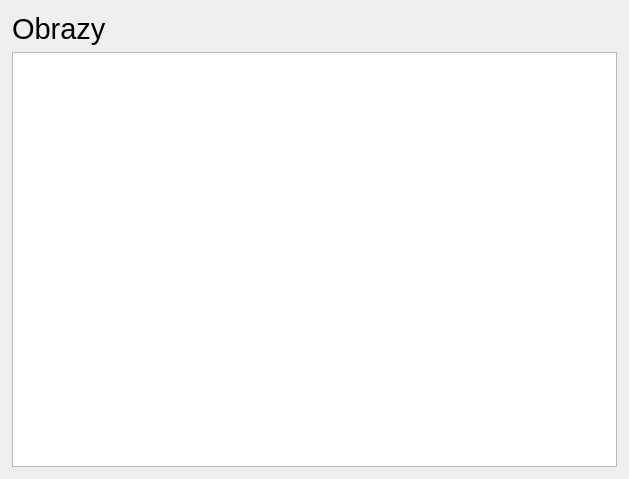
<?xml version="1.0" encoding="UTF-8"?>
<ui version="4.0">
 <class>image_statistics_window</class>
 <widget class="QWidget" name="image_statistics_window">
  <property name="windowModality">
   <enum>Qt::NonModal</enum>
  </property>
  <property name="geometry">
   <rect>
    <x>0</x>
    <y>0</y>
    <width>629</width>
    <height>479</height>
   </rect>
  </property>
  <property name="font">
   <font>
    <pointsize>9</pointsize>
   </font>
  </property>
  <property name="windowTitle">
   <string>Obrazy</string>
  </property>
  <layout class="QVBoxLayout" name="verticalLayout">
   <property name="spacing">
    <number>6</number>
   </property>
   <property name="leftMargin">
    <number>12</number>
   </property>
   <property name="topMargin">
    <number>12</number>
   </property>
   <property name="rightMargin">
    <number>12</number>
   </property>
   <property name="bottomMargin">
    <number>12</number>
   </property>
   <item>
    <widget class="QLabel" name="title_label">
     <property name="font">
      <font>
       <pointsize>22</pointsize>
      </font>
     </property>
     <property name="text">
      <string>Obrazy</string>
     </property>
    </widget>
   </item>
   <item>
    <widget class="QListWidget" name="image_listWidget">
     <property name="font">
      <font>
       <pointsize>12</pointsize>
      </font>
     </property>
    </widget>
   </item>
  </layout>
 </widget>
 <resources/>
 <connections/>
</ui>
